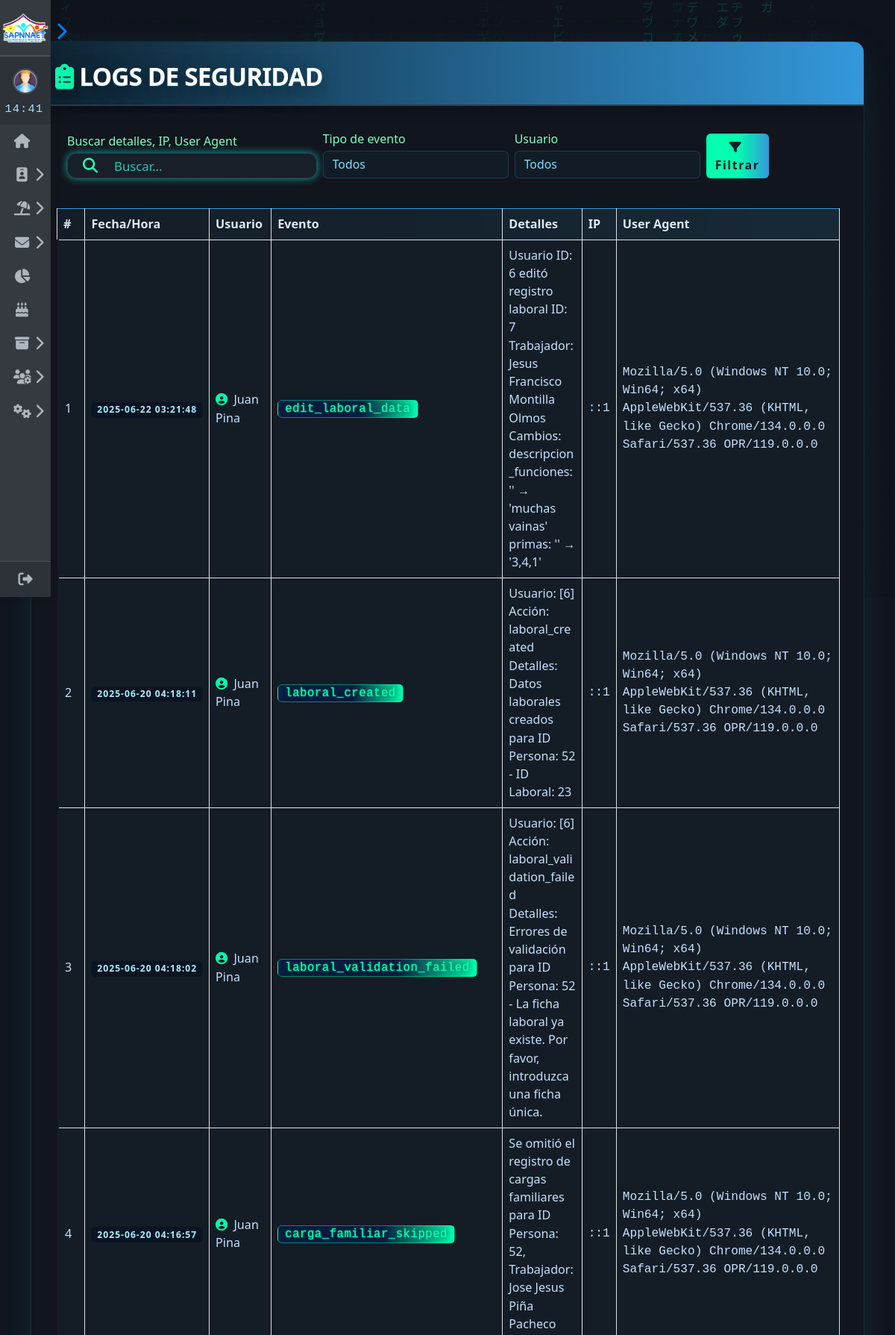
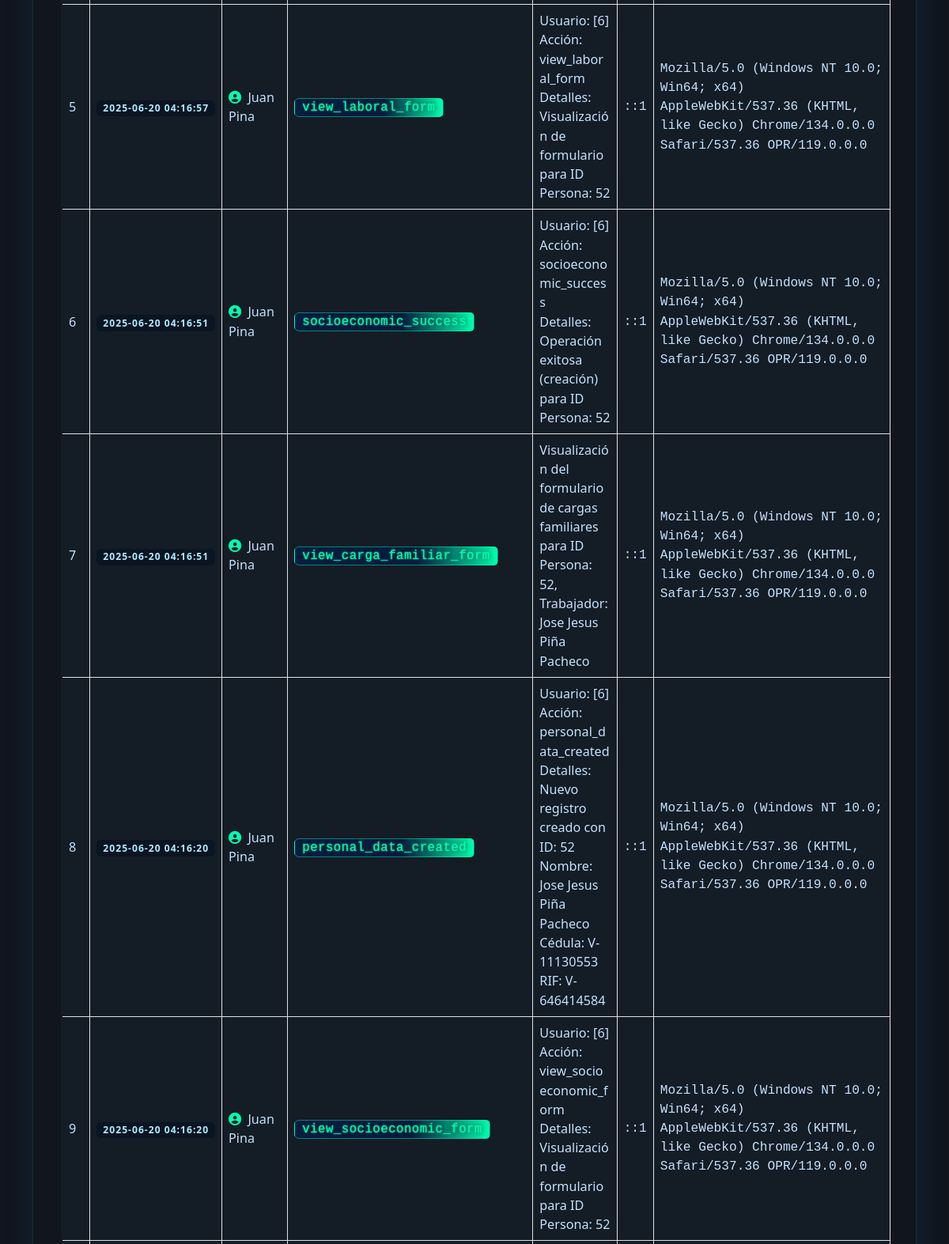
Screenshot of /soporte/logs_admin_cyber.php (signed in, upper part) with the database file from the repository (2 pictures, top to bottom).
### tables this page shows
CREATE TABLE `action_logs` (
  `id` int NOT NULL AUTO_INCREMENT,
  `user_id` int DEFAULT NULL,
  `event_type` varchar(50) NOT NULL,
  `ip_address` varchar(45) NOT NULL,
  `user_agent` text NOT NULL,
  `created_at` timestamp NOT NULL DEFAULT CURRENT_TIMESTAMP,
  `details` text,
  PRIMARY KEY (`id`),
  KEY `user_id` (`user_id`)
);

### soporte/logs_admin_cyber.php (the view, shortened to what this page needs)
<?php
require 'conexion/conexion_db.php';
$busqueda = isset($_GET['busqueda']) ? trim($_GET['busqueda']) : '';
$pagina = isset($_GET['pagina']) ? max(1, (int)$_GET['pagina']) : 1;
$registros_por_pagina = 20;
$offset = ($pagina - 1) * $registros_por_pagina;
$parametros = [];
$tipos = '';
$where = '';
$sql_count = "SELECT COUNT(*) as total FROM action_logs $where";
$stmt_count = $conexion->prepare($sql_count);
$stmt_count->execute();
$total_registros = $stmt_count->get_result()->fetch_assoc()['total'];
$sql = "SELECT al.*, CONCAT(u.nombre, ' ', u.apellido) as username
        FROM action_logs al
        LEFT JOIN usuarios u ON al.user_id = u.id
        $where
        ORDER BY al.created_at DESC
        LIMIT ? OFFSET ?";
$parametros2 = $parametros;
$tipos2 = $tipos . 'ii';
$parametros2[] = $registros_por_pagina;
$parametros2[] = $offset;
$stmt = $conexion->prepare($sql);
if (!empty($parametros2)) {
    $stmt->bind_param($tipos2, ...$parametros2);
}
$stmt->execute();
$resultado = $stmt->get_result();
$logs = $resultado->fetch_all(MYSQLI_ASSOC);
require $_SERVER['DOCUMENT_ROOT']."/proyecto/inicio/sidebar.php";
?>
<!DOCTYPE html>
<html lang="es">
<head>
    <link href="https://cdn.jsdelivr.net/npm/bootstrap@5.3.3/dist/css/bootstrap.min.css" rel="stylesheet">
    <link rel="stylesheet" href="https://cdnjs.cloudflare.com/ajax/libs/font-awesome/6.5.2/css/all.min.css">
</head>
<body>
<div class="container py-4">
    <div class="logs-table-container mx-auto">
        <div class="logs-header d-flex flex-wrap flex-md-nowrap justify-content-between align-items-center mb-3 shadow">
            <h2 class="mb-0"><i class="fas fa-clipboard-list me-2"></i>LOGS DE SEGURIDAD</h2>
        </div>
        <form class="row g-2 mb-4 filter-form align-items-end log-filters-bg px-3 py-3" method="get" autocomplete="off">
            <div class="col-md-4">
                <label class="form-label mb-1">Buscar detalles, IP, User Agent</label>
                <div class="cyber-searchbar px-2">
                    <span class="input-group-text"><i class="fas fa-search"></i></span>
                    <input type="text" name="busqueda" placeholder="Buscar..." value="<?= htmlspecialchars($busqueda ?? '') ?>">
                </div>
            </div>
            <div class="col-md-3">
                <label class="form-label mb-1">Tipo de evento</label>
                <select name="event_type" class="form-select">
                    <option value="">Todos</option>
                </select>
            </div>
            <div class="col-md-3">
                <label class="form-label mb-1">Usuario</label>
                <select name="user_id" class="form-select">
                    <option value="">Todos</option>
                </select>
            </div>
            <div class="col-md-1 d-grid">
                <button type="submit" class="btn btn-primary"><i class="fas fa-filter me-1"></i>Filtrar</button>
            </div>
        </form>
        <?php if ($total_registros == 0): ?>
            <div class="alert alert-warning text-center mt-4">No se encontraron logs para los filtros seleccionados.</div>
        <?php else: ?>
        <div class="table-responsive mb-3">
            <table class="table table-hover table-bordered logs-table align-middle">
                <thead>
                    <tr>
                        <th>#</th>
                        <th>Fecha/Hora</th>
                        <th>Usuario</th>
                        <th>Evento</th>
                        <th>Detalles</th>
                        <th>IP</th>
                        <th>User Agent</th>
                    </tr>
                </thead>
                <tbody>
                <?php foreach ($logs as $i => $log): ?>
                    <tr>
                        <td><?= ($offset+$i+1) ?></td>
                        <td>
                            <span class="badge bg-light text-dark">
                                <?= date('Y-m-d H:i:s', strtotime($log['created_at'])) ?>
                            </span>
                        </td>
                        <td>
                            <i class="fas fa-user-circle me-1"></i>
                            <?= htmlspecialchars($log['username'] ?? ('ID:'.$log['user_id'])) ?>
                        </td>
                        <td>
                            <span class="log-type">
                                <?= htmlspecialchars($log['event_type']) ?>
                            </span>
                        </td>
                        <td class="log-details"><?= htmlspecialchars($log['details']) ?></td>
                        <td class="ip-useragent"><?= htmlspecialchars($log['ip_address']) ?></td>
                        <td class="ip-useragent"><?= htmlspecialchars($log['user_agent']) ?></td>
                    </tr>
                <?php endforeach; ?>
                </tbody>
            </table>
        </div>
        <?php endif; ?>
    </div>
</div>
</body>
</html>

### inicio/sidebar.php (style rules this page uses)
body { margin: 0; font-family: 'Arial', sans-serif; }

### soporte/logs_admin_cyber.php (style rules this page uses)
html, body { height: 100%; }
body { min-height: 100vh; font-family: 'Segoe UI', Tahoma, Geneva, Verdana, sans-serif; color: #d8f3ff; background: #10151e; position: relative; overflow-x: hidden; }
.logs-table-container { background: rgba(18,22,30,0.95); border-radius: 22px; box-shadow: 0 8px 44px 0 #3498db22, 0 0px 2px 0 #1effc455; padding: 2.5rem 2rem 2rem 2rem; margin-top: 2rem; max-width: 100%; z-index: 1; position: relative; }
.logs-header { background: linear-gradient(90deg, #0e212e 0%, #3498db 100%); color: #fff; border-radius: 14px 14px 0 0; padding: 1.6rem 2rem 1.1rem 2rem; margin: -2.5rem -2rem 2.2rem -2rem; border-bottom: 2px solid #2c3e50; box-shadow: 0 1px 0 #3498db55; }
.logs-header h2 { font-size: 2.1rem; font-weight: 700; letter-spacing: -1px; text-shadow: 0 7px 26px #0008, 0 1px 0 #3498db77; }
.cyber-searchbar { background: #181f29; border-radius: 12px; box-shadow: 0 0 11px #17ffe1a2; border: 1.5px solid #3498db44; display: flex; align-items: center; gap: 0.5rem; transition: box-shadow 0.2s; }
.cyber-searchbar input { background: transparent; border: none; outline: none; color: #aeeeff; font-size: 1.05em; flex: 1; }
.cyber-searchbar input::placeholder { color: #33ffe0be; }
.cyber-searchbar .input-group-text { background: none; border: none; color: #30ffb5; font-size: 1.25em; }
.filter-form label { color: #80ffc4; }
.filter-form select, .filter-form .form-control { background: #121c26; color: #7ddeff; border: 1.5px solid #3498db44; font-size: 0.99em; }
.filter-form .btn-primary { background: linear-gradient(90deg,#00ffae 50%, #3498db 100%); border: none; color: #181f29; font-weight: 700; letter-spacing: 1.5px; }
.logs-table thead { background: linear-gradient(90deg, #0e212e, #3498db); color:#fff; border-top: 1px solid #3498db; }
.logs-table th, .logs-table td { vertical-align: middle; font-size:1.01em; background: #151d26e6; color: #c4e1ff; }
.logs-table th { color: #deebff; font-weight:600; text-shadow:0 1px 0 #0007; }
.logs-table tbody tr { border-left: 5px solid transparent; transition: box-shadow 0.17s, border-left-color 0.17s; }
.log-details { max-width: 310px; white-space: pre-wrap; word-break: break-word; color: #d4e3fa; }
.log-type { font-size:0.97em; font-family:monospace; padding: 2px 9px; border-radius: 6px; background: linear-gradient(90deg, #091d42 60%, #00ffae 100%); color: #00ffae; border: 1.5px solid #00ffae77; letter-spacing: 0.5px; text-shadow: 0 0 2px #00ffae, 0 0 6px #10151e; }
.ip-useragent { font-size:0.91em; color:#60baff; font-family: 'Fira Mono', 'Consolas', monospace; background: #0b1a25; border-radius: 7px; padding: 2px 7px 2px 6px; }
.badge.bg-light.text-dark { background: #0b1422!important; color: #aeeeff!important; font-weight:600; letter-spacing:1px; }
.fa-clipboard-list { color: #00ffae; }
.fa-user-circle { color: #00ffae; }

### rows the page displays
action_logs: i "1", created_at "2025-06-22 03:21:48", username "Juan Pina", event_type "edit_laboral_data", details "Usuario ID: 6 editó registro laboral ID: 7 Trabajador: Jesus Francisco Montilla Olmos Cambios: descripcion_funciones: '' → 'muchas vainas' primas: '' → '3,4,1'", ip_address "::1", user_agent "Mozilla/5.0 (Windows NT 10.0; Win64; x64) AppleWebKit/537.36 (KHTML, like Gecko) Chrome/134.0.0.0 Safari/537.36 OPR/119.0.0.0"
action_logs: i "2", created_at "2025-06-20 04:18:11", username "Juan Pina", event_type "laboral_created", details "Usuario: [6] Acción: laboral_created Detalles: Datos laborales creados para ID Persona: 52 - ID Laboral: 23", ip_address "::1", user_agent "Mozilla/5.0 (Windows NT 10.0; Win64; x64) AppleWebKit/537.36 (KHTML, like Gecko) Chrome/134.0.0.0 Safari/537.36 OPR/119.0.0.0"
action_logs: i "3", created_at "2025-06-20 04:18:02", username "Juan Pina", event_type "laboral_validation_failed", details "Usuario: [6] Acción: laboral_validation_failed Detalles: Errores de validación para ID Persona: 52 - La ficha laboral ya existe. Por favor, introduzca una ficha única.", ip_address "::1", user_agent "Mozilla/5.0 (Windows NT 10.0; Win64; x64) AppleWebKit/537.36 (KHTML, like Gecko) Chrome/134.0.0.0 Safari/537.36 OPR/119.0.0.0"
action_logs: i "4", created_at "2025-06-20 04:16:57", username "Juan Pina", event_type "carga_familiar_skipped", details "Se omitió el registro de cargas familiares para ID Persona: 52, Trabajador: Jose Jesus Piña Pacheco", ip_address "::1", user_agent "Mozilla/5.0 (Windows NT 10.0; Win64; x64) AppleWebKit/537.36 (KHTML, like Gecko) Chrome/134.0.0.0 Safari/537.36 OPR/119.0.0.0"
action_logs: i "5", created_at "2025-06-20 04:16:57", username "Juan Pina", event_type "view_laboral_form", details "Usuario: [6] Acción: view_laboral_form Detalles: Visualización de formulario para ID Persona: 52", ip_address "::1", user_agent "Mozilla/5.0 (Windows NT 10.0; Win64; x64) AppleWebKit/537.36 (KHTML, like Gecko) Chrome/134.0.0.0 Safari/537.36 OPR/119.0.0.0"
action_logs: i "6", created_at "2025-06-20 04:16:51", username "Juan Pina", event_type "socioeconomic_success", details "Usuario: [6] Acción: socioeconomic_success Detalles: Operación exitosa (creación) para ID Persona: 52", ip_address "::1", user_agent "Mozilla/5.0 (Windows NT 10.0; Win64; x64) AppleWebKit/537.36 (KHTML, like Gecko) Chrome/134.0.0.0 Safari/537.36 OPR/119.0.0.0"
action_logs: i "7", created_at "2025-06-20 04:16:51", username "Juan Pina", event_type "view_carga_familiar_form", details "Visualización del formulario de cargas familiares para ID Persona: 52, Trabajador: Jose Jesus Piña Pacheco", ip_address "::1", user_agent "Mozilla/5.0 (Windows NT 10.0; Win64; x64) AppleWebKit/537.36 (KHTML, like Gecko) Chrome/134.0.0.0 Safari/537.36 OPR/119.0.0.0"
action_logs: i "8", created_at "2025-06-20 04:16:20", username "Juan Pina", event_type "personal_data_created", details "Usuario: [6] Acción: personal_data_created Detalles: Nuevo registro creado con ID: 52 Nombre: Jose Jesus Piña Pacheco Cédula: V-11130553 RIF: V-646414584", ip_address "::1", user_agent "Mozilla/5.0 (Windows NT 10.0; Win64; x64) AppleWebKit/537.36 (KHTML, like Gecko) Chrome/134.0.0.0 Safari/537.36 OPR/119.0.0.0"
action_logs: i "9", created_at "2025-06-20 04:16:20", username "Juan Pina", event_type "view_socioeconomic_form", details "Usuario: [6] Acción: view_socioeconomic_form Detalles: Visualización de formulario para ID Persona: 52", ip_address "::1", user_agent "Mozilla/5.0 (Windows NT 10.0; Win64; x64) AppleWebKit/537.36 (KHTML, like Gecko) Chrome/134.0.0.0 Safari/537.36 OPR/119.0.0.0"
